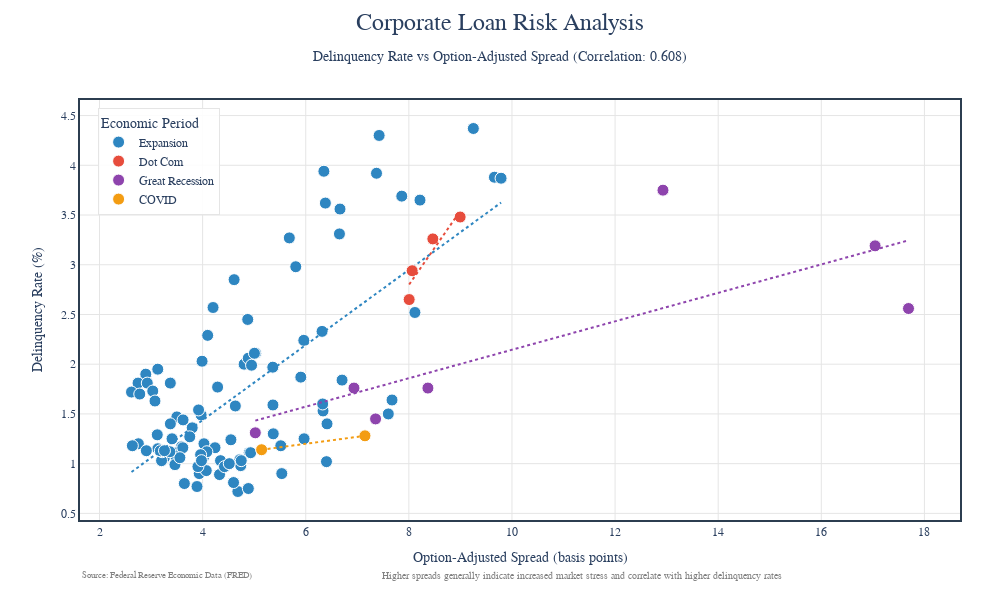

The notebook cell saved with this chart:
### Code cell
# Fourth Cell - Data Analysis (Two Variables)
import seaborn as sns
import matplotlib.pyplot as plt
# Create new dataframe with only necessary data
df_viz = df.reset_index().copy()
df_viz = df_viz[df_viz['date'] >= '1996-12-31']
df_viz = df_viz[['quarter', 'period', 'quarterly_spread', 'delinquency_rate_loans']]
df_viz = df_viz.drop_duplicates()
spread_loan_correlation = df_viz[['quarterly_spread', 'delinquency_rate_loans']].corr()
correlation_coefficient, p_value = stats.pearsonr(df_viz['quarterly_spread'], df_viz['delinquency_rate_loans'])
print(f"P-value: {p_value:.3e}")  # Us
print("Correlation between Option-Adjusted Spread and delinquency rates:")


def plot_loan_spread(df_viz):
    # Calculate correlation
    spread_loan_correlation = df_viz['quarterly_spread'].corr(df_viz['delinquency_rate_loans'])
    # Create the base scatter plot
    fig = px.scatter(
        df_viz,
        x='quarterly_spread',
        y='delinquency_rate_loans',
        color='period',
        trendline="ols",
        color_discrete_map={
            'Expansion': '#2E86C1',      # Rich blue
            'Dot Com': '#E74C3C',        # Crimson red
            'Great Recession': '#8E44AD', # Deep purple
            'COVID': '#F39C12'           # Golden orange
        }
    )

    # Update traces for better visibility
    fig.update_traces(
        marker=dict(
            size=12,
            line=dict(width=1, color='white')
        ),
        selector=dict(mode='markers')
    )

    # Style the trendline
    fig.update_traces(
        line=dict(width=2, dash='dot'),
        selector=dict(mode='lines')
    )

    # Enhanced layout
    fig.update_layout(
        title=dict(
            text=f'Corporate Loan Risk Analysis<br><span style="font-size: 14px">Delinquency Rate vs Option-Adjusted Spread (Correlation: {spread_loan_correlation:.3f})</span>',
            font=dict(size=24),
            x=0.5,
            y=0.95
        ),
        plot_bgcolor='white',
        paper_bgcolor='white',
        font=dict(
            family="Arial",
            size=12
        ),
        legend=dict(
            title="Economic Period",
            borderwidth=1,
            bordercolor='#E5E5E5',
            bgcolor='rgba(255, 255, 255, 0.9)',
            x=0.02,
            y=0.98
        ),
        width=1000,
        height=600,
        margin=dict(t=100, l=80, r=40, b=80)
    )

    # Enhance axes
    fig.update_xaxes(
        title=dict(
            text="Option-Adjusted Spread (basis points)",
            font=dict(size=14)
        ),
        showgrid=True,
        gridwidth=1,
        gridcolor='#E5E5E5',
        mirror=True,
        showline=True,
        linewidth=2,
        linecolor='#2C3E50'
    )

    fig.update_yaxes(
        title=dict(
            text="Delinquency Rate (%)",
            font=dict(size=14)
        ),
        showgrid=True,
        gridwidth=1,
        gridcolor='#E5E5E5',
        mirror=True,
        showline=True,
        linewidth=2,
        linecolor='#2C3E50'
    )

    # FRED Source 
    fig.add_annotation(
        text="Source: Federal Reserve Economic Data (FRED)",
        xref="paper", yref="paper",
        x=0.0000001, y=-0.15,
        showarrow=False,
        font=dict(size=9, color='gray')
    )

    # Relationship caption 
    fig.add_annotation(
        text="Higher spreads generally indicate increased market stress and correlate with higher delinquency rates",
        xref="paper", yref="paper",
        x=0.8, y=-0.15,
        showarrow=False,
        font=dict(size=10, color='gray')
    )

    return fig

plot_loan_spread(df_viz)

### Figure 1 — Plotly figure (JSON) as saved in the notebook; plotly's stock layout.template omitted (floating-point values rounded to 4 significant figures)
{"data": [{"hovertemplate": "period=Expansion<br>quarterly_spread=%{x}<br>delinquency_rate_loans=%{y}<extra></extra>", "legendgroup": "Expansion", "marker": {"color": "#2E86C1", "line": {"color": "white", "width": 1}, "size": 12, "symbol": "circle"}, "mode": "markers", "name": "Expansion", "orientation": "v", "showlegend": true, "type": "scatter", "x": [3.13, 2.897, 2.747, 2.62, 2.781, 2.927, 3.033, 4.29, 5.905, 5.361, 4.805, 4.885, 4.949, 5.029, 5.963, 6.316, 8.118, 7.863, 7.373, 9.66, 9.789, 8.216, 6.665, 5.682, 4.611, 4.202, 4.098, 3.989, 3.373, 3.076, 3.971, 3.5, 3.621, 3.374, 3.12, 3.407, 3.132, 2.753, 2.637, 4.026, 9.251, 7.423, 6.352, 6.381, 6.654, 5.807, 4.875, 5.005, 6.704, 7.674, 6.336, 6.413, 5.968, 5.517, 4.904, 4.723, 4.739, 4.328, 3.934, 3.646, 3.891, 4.683, 4.887, 4.6, 5.536, 6.402, 7.602, 6.328, 5.364, 4.635, 3.921, 3.798, 3.75, 3.592, 3.509, 3.465, 3.463, 4.071, 4.24, 4.022, 4.082, 3.961, 5.37, 4.549, 3.616, 3.257, 3.203, 3.214, 3.559, 4.347, 4.931, 4.749, 4.424, 4.517, 3.909, 3.978, 3.365, 3.18, 3.26, 2.908], "xaxis": "x", "y": [1.95, 1.9, 1.81, 1.72, 1.7, 1.81, 1.73, 1.77, 1.87, 1.97, 2, 2.06, 1.99, 2.11, 2.24, 2.33, 2.52, 3.69, 3.92, 3.88, 3.87, 3.65, 3.56, 3.27, 2.85, 2.57, 2.29, 2.03, 1.81, 1.63, 1.49, 1.47, 1.44, 1.4, 1.29, 1.25, 1.15, 1.2, 1.18, 1.2, 4.37, 4.3, 3.94, 3.62, 3.31, 2.98, 2.45, 2.11, 1.84, 1.64, 1.53, 1.4, 1.25, 1.18, 1.11, 1.04, 0.98, 0.89, 0.9, 0.8, 0.77, 0.72, 0.75, 0.81, 0.9, 1.02, 1.5, 1.6, 1.59, 1.58, 1.54, 1.36, 1.27, 1.17, 1.11, 1.08, 0.99, 0.93, 1.16, 1.07, 1.12, 1.09, 1.3, 1.24, 1.16, 1.06, 1.03, 1.12, 1.06, 1.03, 1.11, 1.03, 0.97, 1, 0.97, 1.03, 1.12, 1.13, 1.13, 1.13], "yaxis": "y"}, {"hovertemplate": "<b>OLS trendline</b><br>delinquency_rate_loans = 0.377851 * quarterly_spread + -0.073933<br>R<sup>2</sup>=0.455499<br><br>period=Expansion<br>quarterly_spread=%{x}<br>delinquency_rate_loans=%{y} <b>(trend)</b><extra></extra>", "legendgroup": "Expansion", "line": {"dash": "dot", "width": 2}, "marker": {"color": "#2E86C1", "symbol": "circle"}, "mode": "lines", "name": "Expansion", "showlegend": false, "type": "scatter", "x": [2.62, 2.637, 2.747, 2.753, 2.781, 2.897, 2.908, 2.927, 3.033, 3.076, 3.12, 3.13, 3.132, 3.18, 3.203, 3.214, 3.257, 3.26, 3.365, 3.373, 3.374, 3.407, 3.463, 3.465, 3.5, 3.509, 3.559, 3.592, 3.616, 3.621, 3.646, 3.75, 3.798, 3.891, 3.909, 3.921, 3.934, 3.961, 3.971, 3.978, 3.989, 4.022, 4.026, 4.071, 4.082, 4.098, 4.202, 4.24, 4.29, 4.328, 4.347, 4.424, 4.517, 4.549, 4.6, 4.611, 4.635, 4.683, 4.723, 4.739, 4.749, 4.805, 4.875, 4.885, 4.887, 4.904, 4.931, 4.949, 5.005, 5.029, 5.361, 5.364, 5.37, 5.517, 5.536, 5.682, 5.807, 5.905, 5.963, 5.968, 6.316, 6.328, 6.336, 6.352, 6.381, 6.402, 6.413, 6.654, 6.665, 6.704, 7.373, 7.423, 7.602, 7.674, 7.863, 8.118, 8.216, 9.251, 9.66, 9.789], "xaxis": "x", "y": [0.9162, 0.9226, 0.9641, 0.9664, 0.9767, 1.021, 1.025, 1.032, 1.072, 1.088, 1.105, 1.109, 1.109, 1.128, 1.136, 1.141, 1.157, 1.158, 1.198, 1.201, 1.201, 1.213, 1.235, 1.235, 1.249, 1.252, 1.271, 1.283, 1.292, 1.294, 1.304, 1.343, 1.361, 1.396, 1.403, 1.408, 1.413, 1.423, 1.426, 1.429, 1.433, 1.446, 1.447, 1.464, 1.469, 1.474, 1.514, 1.528, 1.547, 1.561, 1.569, 1.598, 1.633, 1.645, 1.664, 1.668, 1.677, 1.696, 1.711, 1.717, 1.72, 1.742, 1.768, 1.772, 1.772, 1.779, 1.789, 1.796, 1.817, 1.826, 1.952, 1.953, 1.955, 2.011, 2.018, 2.073, 2.12, 2.157, 2.179, 2.181, 2.313, 2.317, 2.32, 2.326, 2.337, 2.345, 2.349, 2.44, 2.444, 2.459, 2.712, 2.731, 2.798, 2.826, 2.897, 2.993, 3.031, 3.422, 3.576, 3.625], "yaxis": "y"}, {"hovertemplate": "period=Dot Com<br>quarterly_spread=%{x}<br>delinquency_rate_loans=%{y}<extra></extra>", "legendgroup": "Dot Com", "marker": {"color": "#E74C3C", "line": {"color": "white", "width": 1}, "size": 12, "symbol": "circle"}, "mode": "markers", "name": "Dot Com", "orientation": "v", "showlegend": true, "type": "scatter", "x": [8.006, 8.064, 8.465, 8.995], "xaxis": "x", "y": [2.65, 2.94, 3.26, 3.48], "yaxis": "y"}, {"hovertemplate": "<b>OLS trendline</b><br>delinquency_rate_loans = 0.745824 * quarterly_spread + -3.1694<br>R<sup>2</sup>=0.876534<br><br>period=Dot Com<br>quarterly_spread=%{x}<br>delinquency_rate_loans=%{y} <b>(trend)</b><extra></extra>", "legendgroup": "Dot Com", "line": {"dash": "dot", "width": 2}, "marker": {"color": "#E74C3C", "symbol": "circle"}, "mode": "lines", "name": "Dot Com", "showlegend": false, "type": "scatter", "x": [8.006, 8.064, 8.465, 8.995], "xaxis": "x", "y": [2.802, 2.845, 3.144, 3.539], "yaxis": "y"}, {"hovertemplate": "period=Great Recession<br>quarterly_spread=%{x}<br>delinquency_rate_loans=%{y}<extra></extra>", "legendgroup": "Great Recession", "marker": {"color": "#8E44AD", "line": {"color": "white", "width": 1}, "size": 12, "symbol": "circle"}, "mode": "markers", "name": "Great Recession", "orientation": "v", "showlegend": true, "type": "scatter", "x": [5.022, 7.355, 6.936, 8.37, 17.69, 17.04, 12.93], "xaxis": "x", "y": [1.31, 1.45, 1.76, 1.76, 2.56, 3.19, 3.75], "yaxis": "y"}, {"hovertemplate": "<b>OLS trendline</b><br>delinquency_rate_loans = 0.143051 * quarterly_spread + 0.71452<br>R<sup>2</sup>=0.614252<br><br>period=Great Recession<br>quarterly_spread=%{x}<br>delinquency_rate_loans=%{y} <b>(trend)</b><extra></extra>", "legendgroup": "Great Recession", "line": {"dash": "dot", "width": 2}, "marker": {"color": "#8E44AD", "symbol": "circle"}, "mode": "lines", "name": "Great Recession", "showlegend": false, "type": "scatter", "x": [5.022, 6.936, 7.355, 8.37, 12.93, 17.04, 17.69], "xaxis": "x", "y": [1.433, 1.707, 1.767, 1.912, 2.564, 3.153, 3.245], "yaxis": "y"}, {"hovertemplate": "period=COVID<br>quarterly_spread=%{x}<br>delinquency_rate_loans=%{y}<extra></extra>", "legendgroup": "COVID", "marker": {"color": "#F39C12", "line": {"color": "white", "width": 1}, "size": 12, "symbol": "circle"}, "mode": "markers", "name": "COVID", "orientation": "v", "showlegend": true, "type": "scatter", "x": [5.144, 7.149], "xaxis": "x", "y": [1.14, 1.28], "yaxis": "y"}, {"hovertemplate": "<b>OLS trendline</b><br>delinquency_rate_loans = 0.0698388 * quarterly_spread + 0.780728<br>R<sup>2</sup>=1.000000<br><br>period=COVID<br>quarterly_spread=%{x}<br>delinquency_rate_loans=%{y} <b>(trend)</b><extra></extra>", "legendgroup": "COVID", "line": {"dash": "dot", "width": 2}, "marker": {"color": "#F39C12", "symbol": "circle"}, "mode": "lines", "name": "COVID", "showlegend": false, "type": "scatter", "x": [5.144, 7.149], "xaxis": "x", "y": [1.14, 1.28], "yaxis": "y"}], "layout": {"annotations": [{"font": {"color": "gray", "size": 9}, "showarrow": false, "text": "Source: Federal Reserve Economic Data (FRED)", "x": 1e-07, "xref": "paper", "y": -0.15, "yref": "paper"}, {"font": {"color": "gray", "size": 10}, "showarrow": false, "text": "Higher spreads generally indicate increased market stress and correlate with higher delinquency rates", "x": 0.8, "xref": "paper", "y": -0.15, "yref": "paper"}], "font": {"family": "Arial", "size": 12}, "height": 600, "legend": {"bgcolor": "rgba(255, 255, 255, 0.9)", "bordercolor": "#E5E5E5", "borderwidth": 1, "title": {"text": "Economic Period"}, "tracegroupgap": 0, "x": 0.02, "y": 0.98}, "margin": {"b": 80, "l": 80, "r": 40, "t": 100}, "paper_bgcolor": "white", "plot_bgcolor": "white", "title": {"font": {"size": 24}, "text": "Corporate Loan Risk Analysis<br><span style=\"font-size: 14px\">Delinquency Rate vs Option-Adjusted Spread (Correlation: 0.608)</span>", "x": 0.5, "y": 0.95}, "width": 1000, "xaxis": {"anchor": "y", "domain": [0, 1], "gridcolor": "#E5E5E5", "gridwidth": 1, "linecolor": "#2C3E50", "linewidth": 2, "mirror": true, "showgrid": true, "showline": true, "title": {"font": {"size": 14}, "text": "Option-Adjusted Spread (basis points)"}}, "yaxis": {"anchor": "x", "domain": [0, 1], "gridcolor": "#E5E5E5", "gridwidth": 1, "linecolor": "#2C3E50", "linewidth": 2, "mirror": true, "showgrid": true, "showline": true, "title": {"font": {"size": 14}, "text": "Delinquency Rate (%)"}}}}
